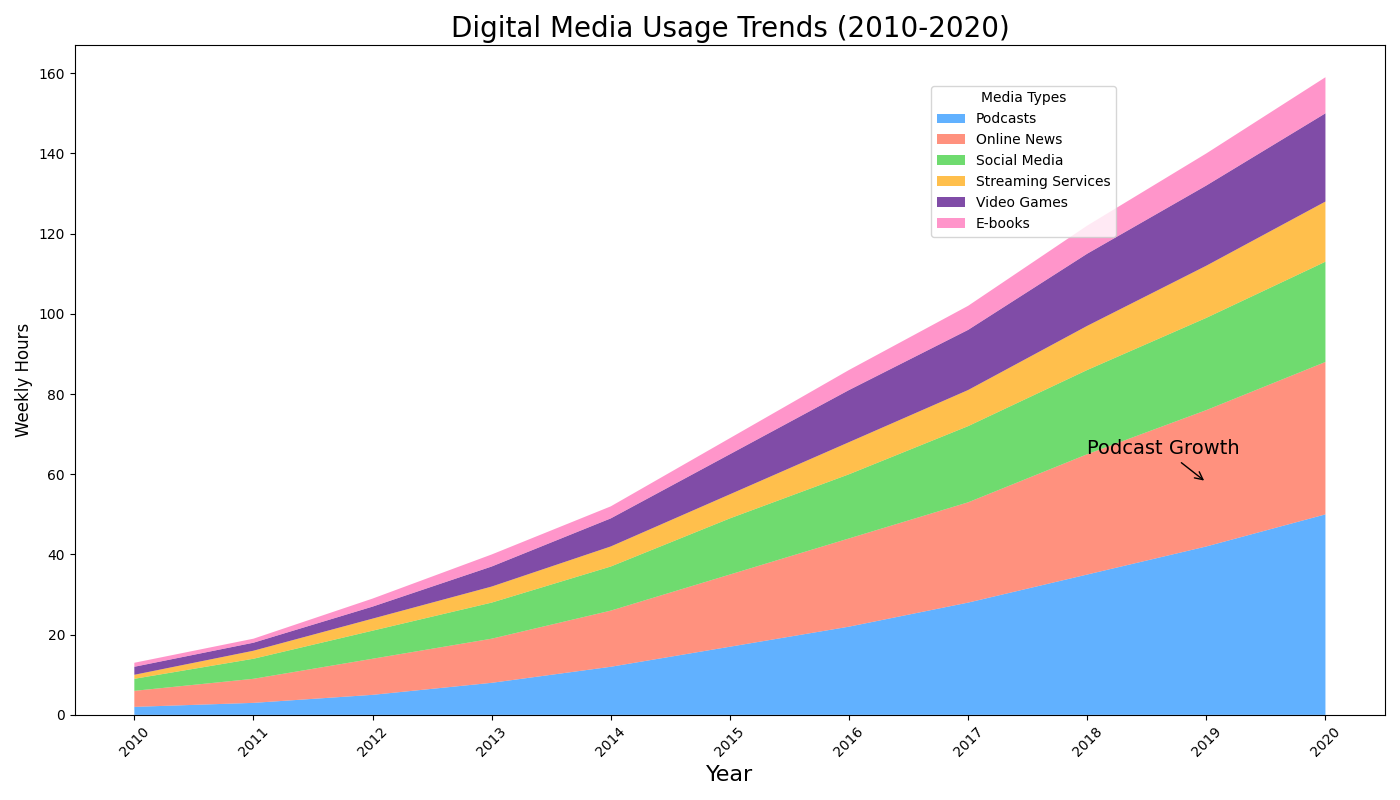

Python code for this plot:
import matplotlib.pyplot as plt
import numpy as np

years = np.arange(2010, 2021)

streaming_services = np.array([2, 3, 5, 8, 12, 17, 22, 28, 35, 42, 50])
social_media = np.array([4, 6, 9, 11, 14, 18, 22, 25, 30, 34, 38])
online_news = np.array([3, 5, 7, 9, 11, 14, 16, 19, 21, 23, 25])
podcasts = np.array([1, 2, 3, 4, 5, 6, 8, 9, 11, 13, 15])

# New data series for video games and ebooks
video_games = np.array([2, 2, 3, 5, 7, 10, 13, 15, 18, 20, 22])
ebooks = np.array([1, 1, 2, 3, 3, 4, 5, 6, 7, 8, 9])

# Update media_data to include new data series
media_data = np.vstack([streaming_services, social_media, online_news, podcasts, video_games, ebooks])

fig, ax = plt.subplots(figsize=(14, 8))

# Update labels and colors for the new dataset
ax.stackplot(years, media_data, labels=['Podcasts', 'Online News', 'Social Media', 'Streaming Services', 'Video Games', 'E-books'], 
             colors=['#1e90ff', '#ff6347', '#32cd32', '#ffa500', '#4b0082', '#ff69b4'], alpha=0.7)

ax.set_xlabel('Year', fontsize=16)
ax.set_ylabel('Weekly Hours', fontsize=12)
ax.set_title("Digital Media Usage Trends (2010-2020)", fontsize=20, fontweight='normal')

ax.set_xticks(years)
ax.set_xticklabels(years, rotation=45)

ax.grid(True, which='minor', linestyle='-.', linewidth=0.7, color='purple', alpha=0.5)

ax.legend(loc='upper right', bbox_to_anchor=(0.8, 0.95), title='Media Types')

ax.annotate('Podcast Growth', xy=(2019, 58), xytext=(2018, 65),
            arrowprops=dict(facecolor='red', arrowstyle='->'), fontsize=14)

plt.tight_layout()

plt.show()
